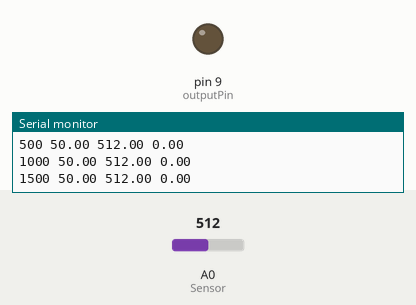
This sketch was run on a simulated Arduino Uno, built with avr-gcc and run on an emulated ATmega328P. Shown: output pins drawn as LEDs (lit = HIGH), the last lines printed to the serial monitor. The test bench sets the inputs (shaded band); at power-on: A0 (Sensor) = 512.

Above: at 1.8 s.
1.9 s: A0 (Sensor) set to 54
3.4 s: A0 (Sensor) set to 47
At 4.7 s:
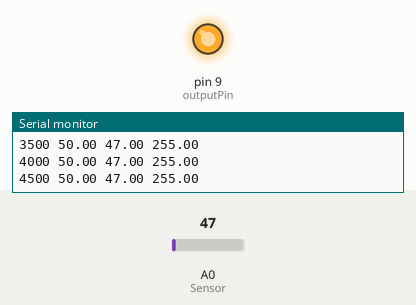
5.0 s: A0 (Sensor) set to 122
At 6.0 s:
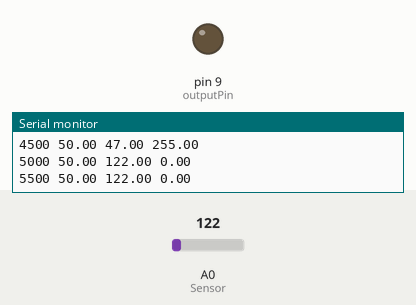
6.5 s: A0 (Sensor) set to 40
At 7.1 s:
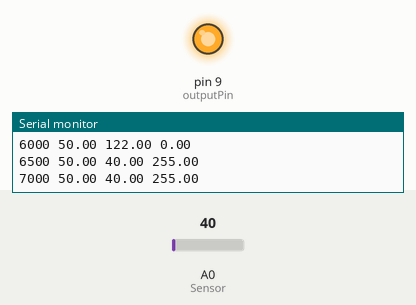
Timing chart, 0 to 9.0 s (numbered marks = the images above; inputs shaded):
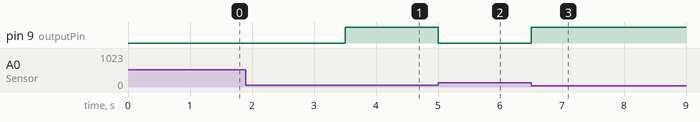

The sketch:

closedloop_oven_control_skd_onoff.ino
```cpp
// Simulasi sistem kendali oven proteus
// Mata Kuliah Sistem Kendali Digital
// On-Off controller atau Bang-bang controller
// Dede Irawan Saputra
// 2024

float error;
float setpoint;

// Output variable
int outputPin = 9;
float PwmValue;

// Input variable
float sensor;

// Timing variables
unsigned long previousMillis = 0;
const long interval = 500;  // Interval in milliseconds

void setup() {
  pinMode(outputPin, OUTPUT);
  Serial.begin(115200);
}

void loop() {
  unsigned long currentMillis = millis();

  // Check if the time interval has passed
  if (currentMillis - previousMillis >= interval) {
    previousMillis = currentMillis;

    setpoint = 50;  // Setpoint value

    sensor = analogRead(A0);  // Sensor reading

    error = setpoint - sensor;  // Calculate error signal

    // Bang-bang (on-off) controller
    if (error > 0) {
      PwmValue = 255;
    } else {
      PwmValue = 0;
    }

    analogWrite(outputPin, PwmValue);

    // Debug Serial Monitor
    Serial.print(currentMillis);
    Serial.print(" ");
    Serial.print(setpoint);
    Serial.print(" ");
    Serial.print(sensor);
    Serial.print(" ");
    Serial.println(PwmValue);
  }
}
```

Measured:
- the behaviour switches between 50 and 49 on A0 (Sensor) (found by bisection; images 0 and 1)
- after the input at 3.4 s, pin 9 (outputPin): LOW → HIGH after 0.10 s
- after the input at 5.0 s, pin 9 (outputPin): HIGH → LOW at once
- after the input at 6.5 s, pin 9 (outputPin): LOW → HIGH at once
